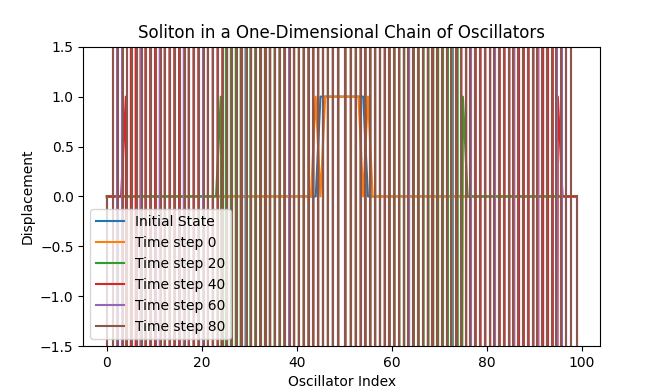

Recreate this plot in Python.
# To illustrate the concept of solitons in a lattice structure and their analogy to electromagnetic waves and possibly gravitational waves, we can simulate a simple one-dimensional chain of oscillators.

import numpy as np
import matplotlib.pyplot as plt
from matplotlib.animation import FuncAnimation

# Parameters for the simulation
length_of_chain = 100  # Number of oscillators in the chain
spring_constant = 1  # Spring constant (k)
mass = 1  # Mass of each oscillator
initial_displacement = 1  # Initial displacement for the soliton wave

# Create an array to hold the displacement of each oscillator
displacements = np.zeros(length_of_chain)

# Initialize the displacement of a few oscillators in the middle of the chain to create a soliton wave
displacements[length_of_chain//2 - 5:length_of_chain//2 + 5] = initial_displacement

# Function to update the positions of oscillators
def update_displacements(d, k, m):
    # Create a new array to hold the updated positions
    new_d = np.copy(d)
    for i in range(1, len(d) - 1):
        # Update based on the difference with neighboring oscillators
        new_d[i] = d[i] + (k/m) * (d[i-1] - 2*d[i] + d[i+1])
    return new_d

# Number of time steps for the simulation
time_steps = 100

# Create a figure for plotting
plt.figure(figsize=(10, 6))

# Plot the initial state of the chain
plt.plot(displacements, label='Initial State')
plt.title('Soliton in a One-Dimensional Chain of Oscillators')
plt.xlabel('Oscillator Index')
plt.ylabel('Displacement')
plt.ylim(-1.5*initial_displacement, 1.5*initial_displacement)
plt.legend()

# Update the positions over time and plot
for _ in range(time_steps):
    displacements = update_displacements(displacements, spring_constant, mass)
    if _ % 20 == 0:  # Plot every 20 time steps
        plt.plot(displacements, label=f'Time step {_}')

plt.legend()
plt.show()
